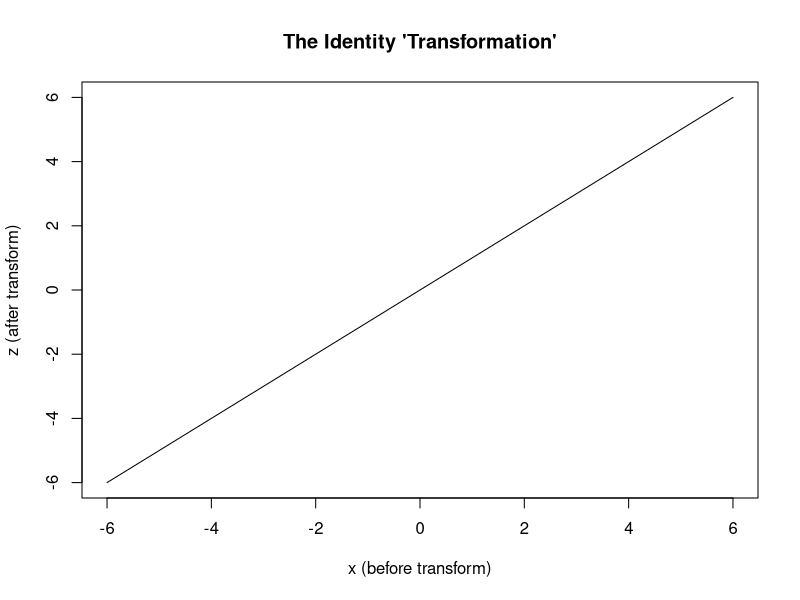
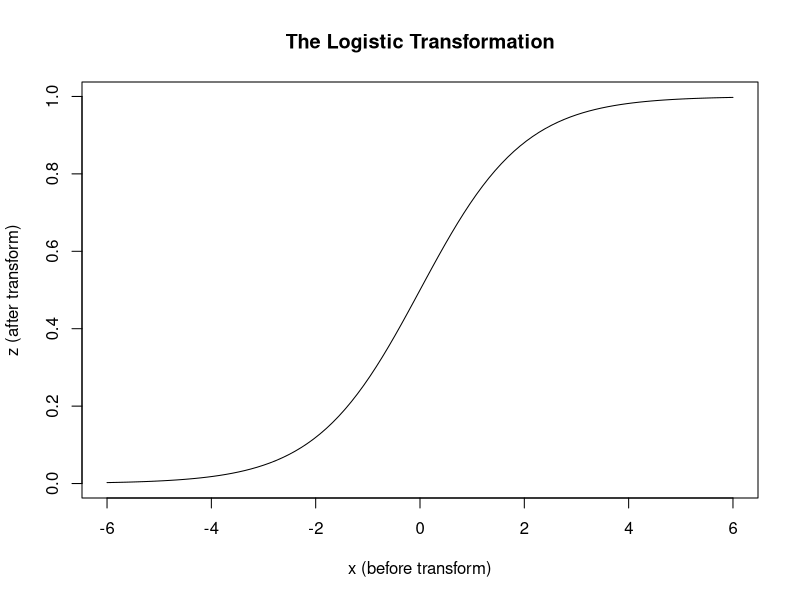

Write the R code that produced these figures, in order.
## ---- chunk 1
#| layout-ncol: 2
#| fig-cap: 
#|   - "Identity Transformation"
#|   - "Logistic Transformation"


# Define transformations
ident <- function(x) {x}
lgt <- function(x) {1 / (1 + exp(-x))}


# Draw the associations
curve(ident, -6, 6,
      xlab = "x (before transform)",
      ylab = "z (after transform)",
      main = "The Identity 'Transformation'"
      )

curve(lgt, -6, 6, 
      xlab = "x (before transform)", 
      ylab = "z (after transform)",
      main = "The Logistic Transformation"
      )


